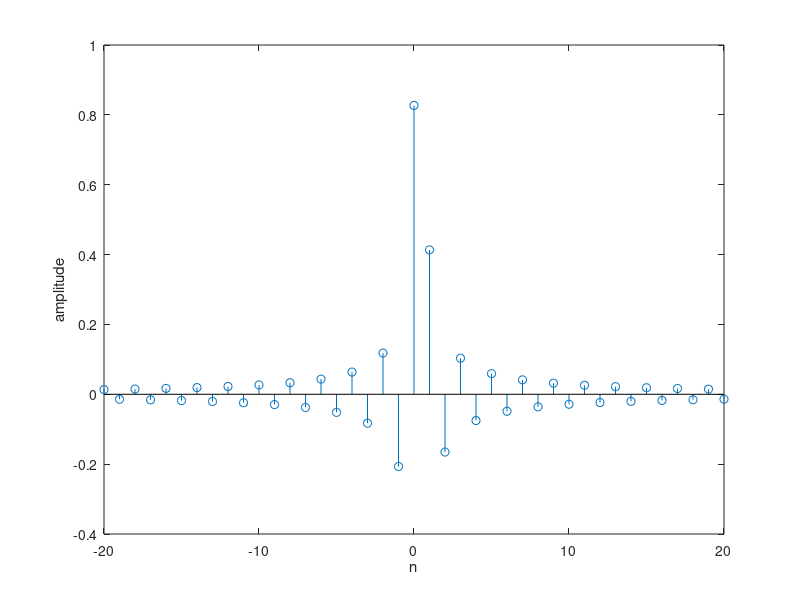
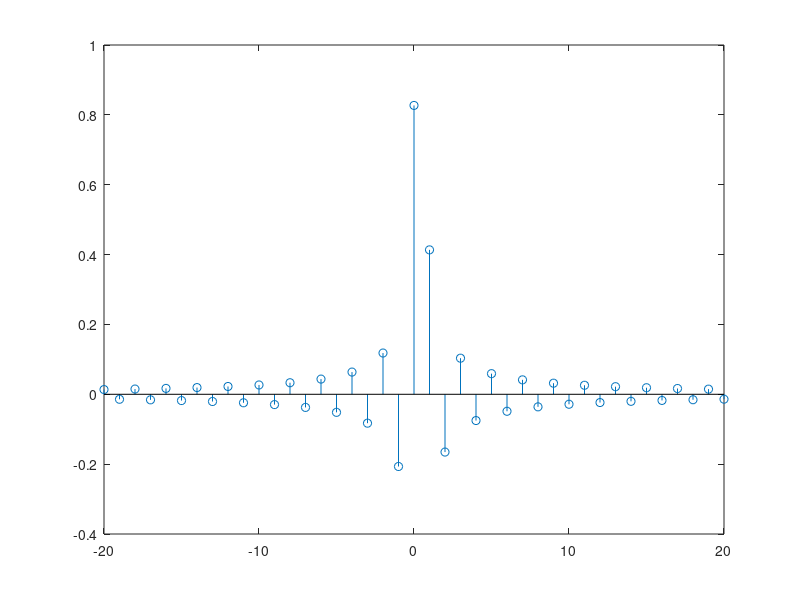
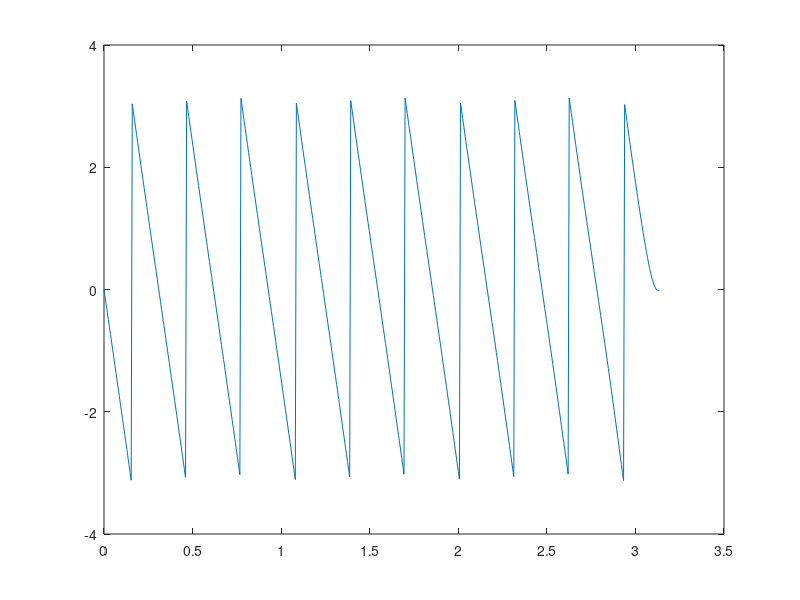
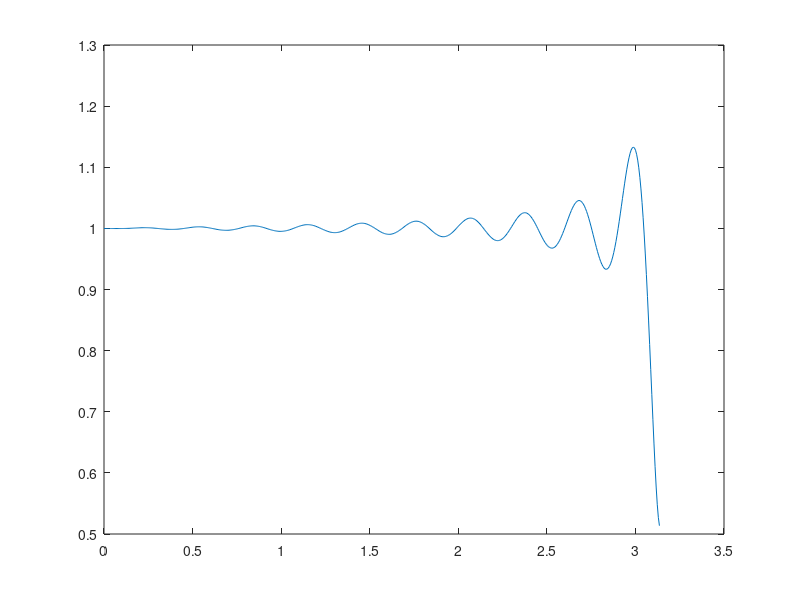

MATLAB code to generate these figures, in order:
clear 
close all
% [x,fs] = audioread('ABBA-flac2wav.wav');
% sound(x,fs)
% sound(x(2:2:end,:),fs);
% sound(x(2:2:end,:),fs/2);
% sound(resample(x,fs/2,fs), fs/2)
% y = x(2:2:end,:)-resample(x,fs/2,fs);
% plot(y)
% y = resample(x,fs/4,fs);
% 
% audiowrite('ABBAfs_4.wav',y,fs/4)

n = -20:20;
h = sqrt(3)*(-1).^(n+1)./(2*pi*(n-1/3));
h1 = sin((n-1/3)*pi)./((n-1/3)*pi);
stem(n,h)
xlabel('n')
ylabel('amplitude')
figure
stem(n,h1)
figure
[h,w] = freqz(h);
plot(w,angle(h));
figure
plot(w,abs(h));
w = 0:0.1:2*pi;
H = exp(-1j*w./3);
figure,plot(w,angle(H))
% 
% figure
% fs = 20;
% t = -20:1/fs:20;
% freq = linspace(-fs/2,fs/2,length(t));
% h1 = sin((t-1/3)*pi)./((t-1/3)*pi);
% z = fftshift(fft(h1));
% plot(freq,abs(z))
% figure
% tol = 1e-6;
% z(abs(z) < tol) = 0;
% plot(freq,angle(z)/pi)
% 
% t = 0:0.01:1;
% y = sin(2*pi*4*t);
% plot(t,y);
% figure
% plot(t,ifft(ifftshift(fftshift(fft(y)))))
